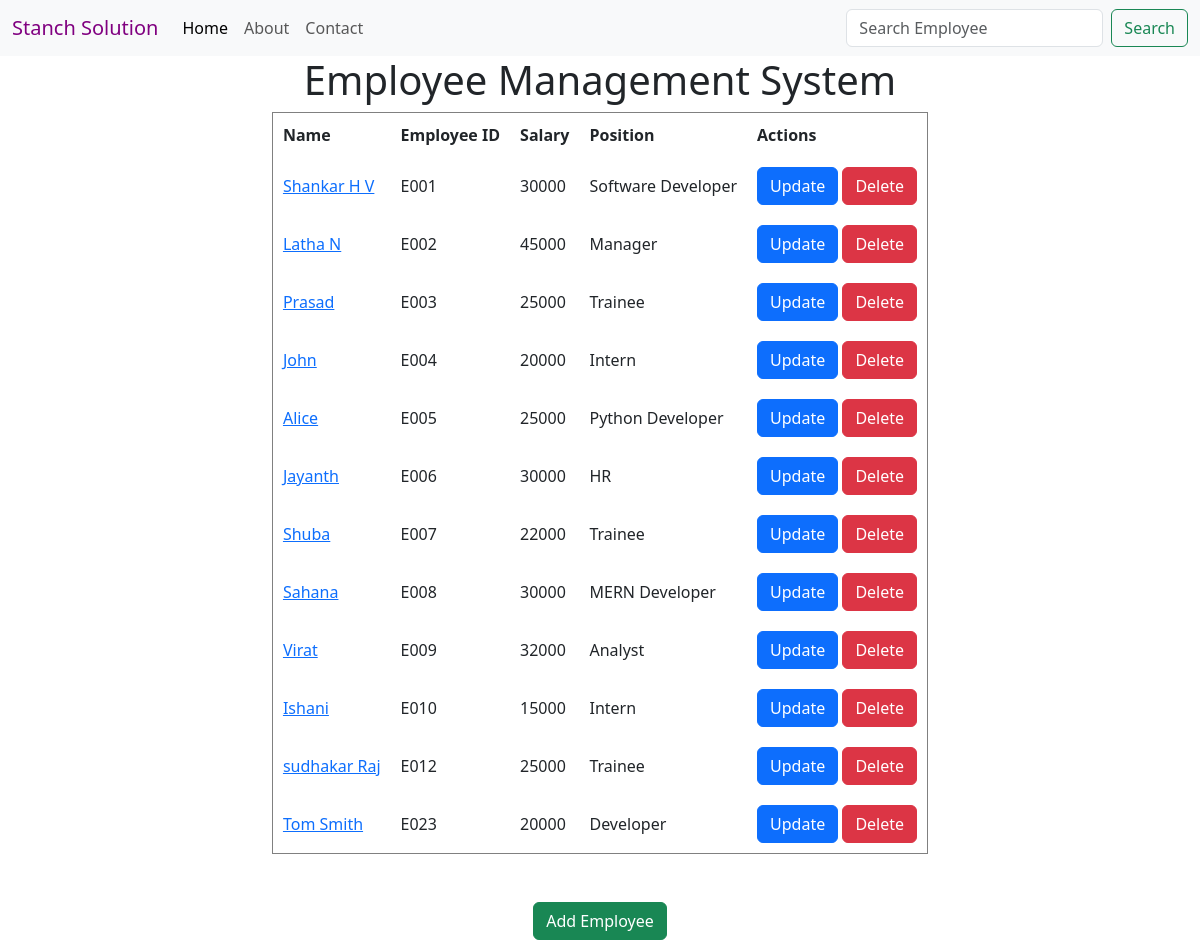
The page / on the database its author committed.
### employee/models.py (models this page shows, shortened)
class Employee(models.Model):
    name = models.CharField(max_length=100)
    eid = models.CharField(max_length=50)
    salary = models.IntegerField()
    position = models.CharField(max_length=100)

### employee/views.py (the view)
# urls.py: path('',views.home,name='home'),
def home(request):
    employees = Employee.objects.all()
    return render(request, 'home.html', {'employees': employees})

### employee/templates/home.html (shortened to what this page needs)
{% extends 'base.html' %}
{% block content %}
<center>
    <h1>Employee Management System</h1>
    <table border="1" cellpadding="10">
        <tr>
            <th>Name</th>
            <th>Employee ID</th>
            <th>Salary</th>
            <th>Position</th>
            <th>Actions</th>
        </tr>
        {% for employee in employees %}
        <tr>
            <td><a href="{% url 'details' employee.id %}">{{ employee.name }}</a></td>
            <td>{{ employee.eid }}</td>
            <td>{{ employee.salary }}</td>
            <td>{{ employee.position }}</td>
            <td>
                <a href="{% url 'update' employee.id %}" class="btn btn-primary">
                    Update
                </a>
                <a href="{% url 'delete' employee.id %}" class="btn btn-danger">
                    Delete
                </a>
            </td>
        </tr>
        {% endfor %}
    </table>
    <br><br>
    <a href="{% url 'create' %}" class="btn btn-success">
        Add Employee
    </a>
</center>
{% endblock content %}

### employee/templates/base.html (shortened to what this page needs)
<!DOCTYPE html>
<html lang="en">
<head>
    <link href="https://cdn.jsdelivr.net/npm/bootstrap@5.3.8/dist/css/bootstrap.min.css" rel="stylesheet">
</head>
<body>
    <nav class="navbar navbar-expand-lg bg-body-tertiary">
  <div class="container-fluid">
    <a class="navbar-brand" href="{% url 'home' %}" style="color: purple;">Stanch Solution</a>
    <div class="collapse navbar-collapse" id="navbarSupportedContent">
      <ul class="navbar-nav me-auto mb-2 mb-lg-0">
        <li class="nav-item">
          <a class="nav-link active" aria-current="page" href="{% url 'home' %}">Home</a>
        </li>
        <li class="nav-item">
          <a class="nav-link" href="{% url 'about' %}">About</a>
        </li>
        <li class="nav-item">
          <a class="nav-link" href="{% url 'contact' %}">Contact</a>
        </li>
      </ul>
      <form class="d-flex" role="search">
        <input class="form-control me-2" type="search" placeholder="Search Employee" aria-label="Search" name="search"/>
        <button class="btn btn-outline-success" type="submit" name="search">Search</button>
      </form>
    </div>
  </div>
</nav>
    {% block content %}
    {% endblock content %}
</body>
</html>

### rows shown on the page
Employee: name "Shankar H V", eid "E001", salary "30000", position "Software Developer"
Employee: name "Latha N", eid "E002", salary "45000", position "Manager"
Employee: name "Prasad", eid "E003", salary "25000", position "Trainee"
Employee: name "John", eid "E004", salary "20000", position "Intern"
Employee: name "Alice", eid "E005", salary "25000", position "Python Developer"
Employee: name "Jayanth", eid "E006", salary "30000", position "HR"
Employee: name "Shuba", eid "E007", salary "22000", position "Trainee"
Employee: name "Sahana", eid "E008", salary "30000", position "MERN Developer"
Employee: name "Virat", eid "E009", salary "32000", position "Analyst"
Employee: name "Ishani", eid "E010", salary "15000", position "Intern"
Employee: name "sudhakar Raj", eid "E012", salary "25000", position "Trainee"
Employee: name "Tom Smith", eid "E023", salary "20000", position "Developer"
